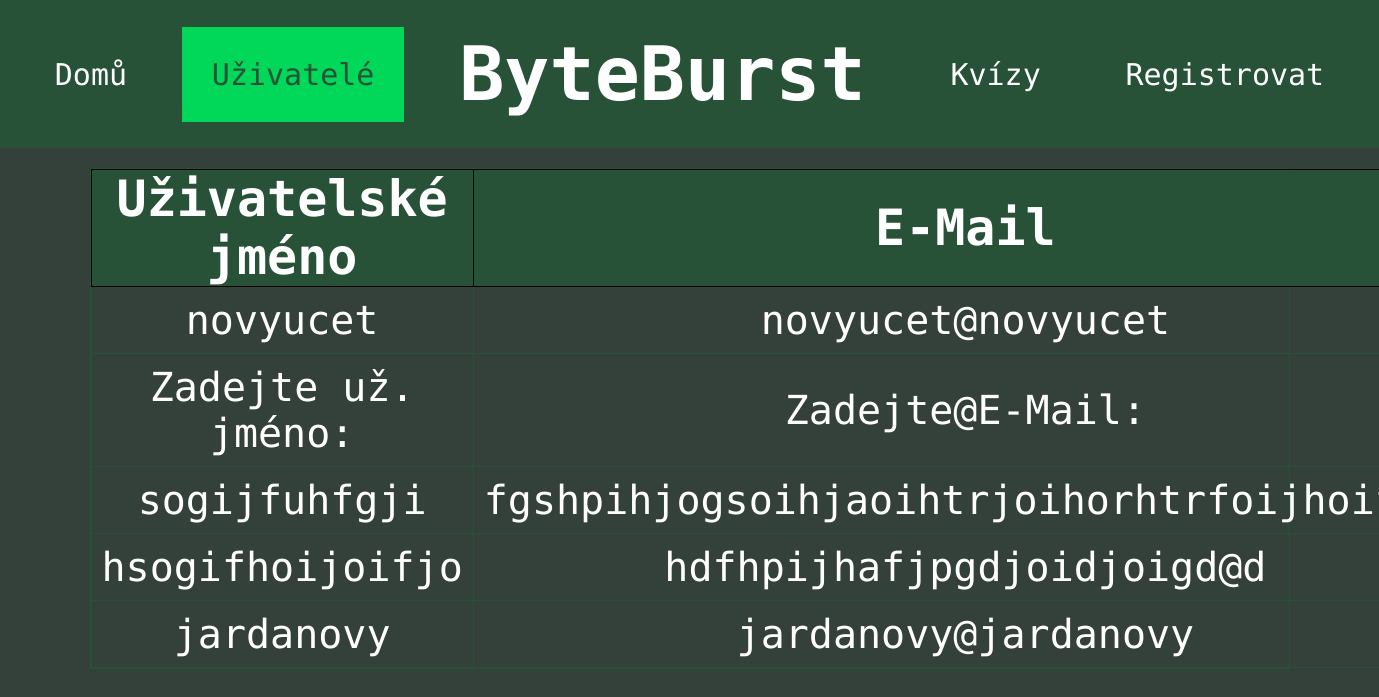
/users, run on an earlier commit of the app's database.
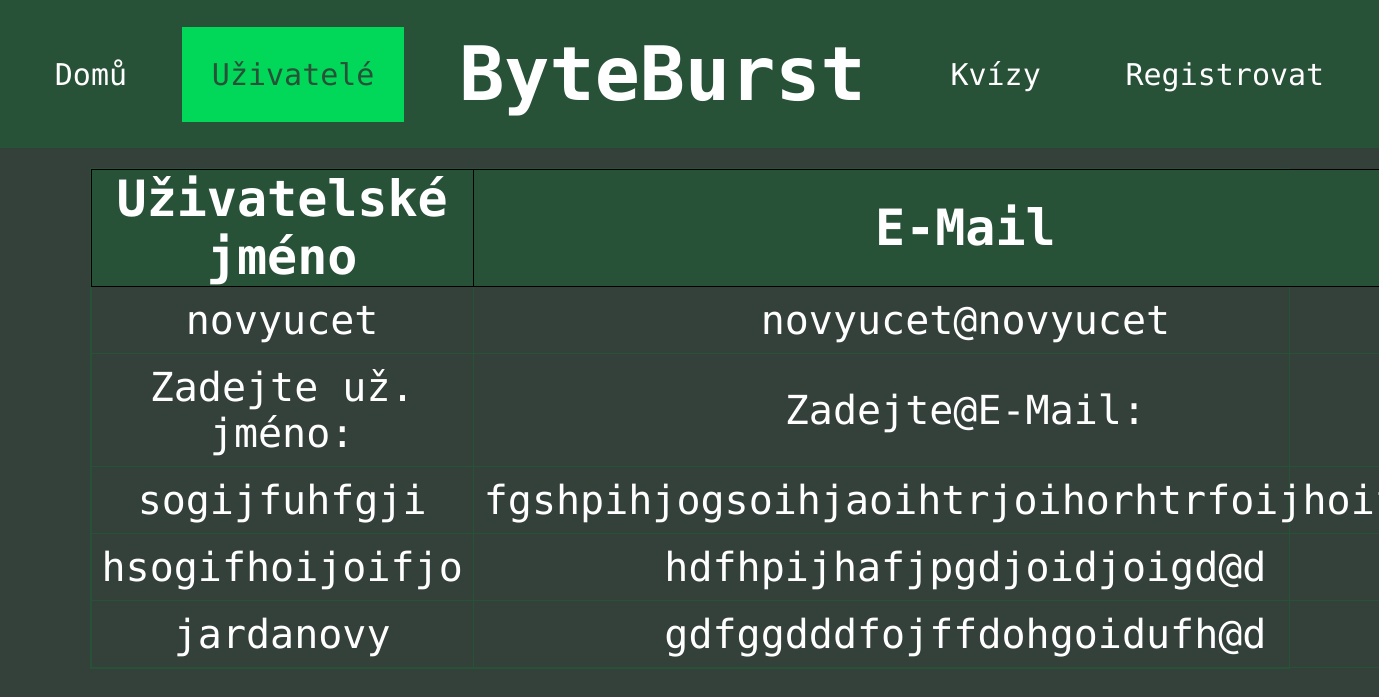
And on a later commit of the database.
### tables this page shows
CREATE TABLE "user" (
	"id"	INTEGER,
	"username"	TEXT UNIQUE,
	"email"	TEXT UNIQUE,
	"password"	TEXT,
	"bio"	TEXT,
	"quiz_correct"	INTEGER DEFAULT 0,
	"quiz_absolved"	INTEGER DEFAULT 0,
	"is_admin"	INTEGER DEFAULT 0,
	"is_active"	INTEGER NOT NULL DEFAULT 1,
	PRIMARY KEY("id" AUTOINCREMENT)
);

### app.py (the view)
@app.route("/users") # route pro zobrazení všech už. profilů
def users():
    cur, con=db_connect()
    cur.execute("SELECT id, username,email FROM user WHERE is_active=1") # vybrání id, už. jména a e-mailu z tabulky user pro záznamy, kde je is_active rovno 1, tedy uživatelův účet není deaktivoanány
    users=cur.fetchall() # spojení výsledku dotazu do proměnné users
    return render_template("pages/users.html", users=users, active=2) # přesměrování na stránku users.html s předaným parametrem users

### app.py (called while the page is built)
def db_connect():
    con = sqlite3.connect("database.db") # připojení do databáze uložené v adresáři jako database.db
    cur = con.cursor() # vytvoření cursor pro interakci s databází
    return cur, con

### templates/pages/users.html (shortened to what this page needs)
{% extends "layout/header.html" %}
{% block content %}
<table class="user-table" style="position: relative;">
    <tr>
        <th style="text-align: center; padding: 0;">Uživatelské jméno</th>
        <th>E-Mail</th>
    </tr>
    {% for user in users %}
    <tr>
        <td><a href="{{ url_for('user', user_id=user[0]) }}" style="text-decoration: none;">{{ user[1] }}</a></td>
        <td>{{ user[2] }}</td>
    </tr>
    {% endfor %}
</table>
{% endblock %}

### templates/layout/header.html (shortened to what this page needs)
<!DOCTYPE html>
<html lang="en">
<head>
    <link rel="stylesheet" href="{{ url_for('static', filename='css/style.css') }}">
</head>
<body>
<header>
    <ul>
            {% if active==1 %}
            <li><a class="active" href="{{url_for('index')}}">Domů</a></li>
            {% else %}
            <li><a href="{{url_for('index')}}">Domů</a></li>
            {% endif %}
            {% if active==2 %}
            <li><a class="active" href="{{url_for('users')}}">Uživatelé</a></li>
            {% else %}
            <li><a href="{{url_for('users')}}">Uživatelé</a></li>
            {% endif %}
            <li style="margin: 30px;"><h1>ByteBurst</h1></li>
            {% if active==3 %}
            <li><a class="active" href="{{url_for('kvizy')}}">Kvízy</a></li>
            {% else %}
            <li><a href="{{url_for('kvizy')}}">Kvízy</a></li>
            {% endif %}
            {% if active==4 and not session["username"] %}
            <li><a class="active" href="{{url_for('profile')}}">Registrovat</a></li>
            {% elif not session["username"] %}
            <li><a href="{{url_for('profile')}}">Registrovat</a></li>
            {% elif active!=4 %}
            <li><a href="{{url_for('profile')}}">{{ session["username"] }}</a></li>
            {% else %}
            <li style="float:right"><a class="active"  href="{{url_for('profile')}}">{{ session["username"] }}</a></li>
            {% endif %}
      </ul>
</header>
    {% block content %}{% endblock %}
</body>
</html>

### static/css/style.css (style rules this page uses)
* { font-family: "Ubuntu Mono", monospace; color: white; }
:root { --background-green:#285238; --hover-green:#007C41; --active-green:#01D758; --page-background: #34403A; }
body { margin: 0; padding: 0; background-color: #34403A; }
header ul { list-style-type: none; margin: 0; padding: 0; overflow: hidden; background-color: var(--background-green); display: flex; justify-content: space-evenly; align-items: center; }
header li a, button { display: block; text-align: center; padding: 30px; margin: 0; text-decoration: none; font-size:30px; transition: 0.3s; background-color: none; }
header .active { background-color: var(--active-green); color:var(--background-green); }
h1 { font-size: 75px; display: inline-block; text-align: center; margin: auto; position: relative; }
.user-table { width: 1200px; border: solid var(--background-green) 1px; border-collapse: collapse; margin: auto; display: block; margin-top: 20px; }
.user-table th { font-size: 50px; padding: 10px; text-align: center; border: solid black 1px; }
.user-table td { font-size: 40px; border: solid var(--background-green) 1px; }
.user-table tr:first-child { background-color: var(--background-green); }
.profile-links tr, td { text-align: center; padding: 10px; }

What changed in the data, as far as the page shows it:
changed user "jardanovy": email "jardanovy@jardanovy" → "gdfggdddfojffdohgoidufh@d"
